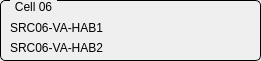
  <widget class="QGroupBox" name="GBCell6">
   <property name="geometry">
    <rect>
     <x>290</x>
     <y>160</y>
     <width>261</width>
     <height>61</height>
    </rect>
   </property>
   <property name="styleSheet">
    <string notr="true">QGroupBox {
    border: 1px solid black;
    border-radius: 5px;
    margin-top: 0.5em;
}

QGroupBox::title {
    subcontrol-origin: margin;
    left: 10px;
    padding: 0 3px 0 3px;
}</string>
   </property>
   <property name="title">
    <string>Cell 06</string>
   </property>
   <property name="checkable">
    <bool>false</bool>
   </property>
   <widget class="QLabel" name="label_21">
    <property name="geometry">
     <rect>
      <x>10</x>
      <y>20</y>
      <width>121</width>
      <height>16</height>
     </rect>
    </property>
    <property name="text">
     <string>SRC06-VA-HAB1</string>
    </property>
   </widget>
   <widget class="QLabel" name="label_42">
    <property name="geometry">
     <rect>
      <x>10</x>
      <y>40</y>
      <width>121</width>
      <height>16</height>
     </rect>
    </property>
    <property name="text">
     <string>SRC06-VA-HAB2</string>
    </property>
   </widget>
   <widget class="QESimpleShape" name="ledSRC6HAB1S2">
    <property name="geometry">
     <rect>
      <x>220</x>
      <y>20</y>
      <width>16</width>
      <height>16</height>
     </rect>
    </property>
    <property name="shape">
     <enum>QSimpleShape::circle</enum>
    </property>
    <property name="colour0" stdset="0">
     <color>
      <red>60</red>
      <green>20</green>
      <blue>20</blue>
     </color>
    </property>
    <property name="colour1" stdset="0">
     <color>
      <red>240</red>
      <green>5</green>
      <blue>5</blue>
     </color>
    </property>
    <property name="variable" stdset="0">
     <string>SRC$(v1)-VA-HAB1-FLS2:isInterlock</string>
    </property>
    <property name="variableSubstitutions" stdset="0">
     <string>v1=06</string>
    </property>
    <property name="edgeAlarmStateOption" stdset="0">
     <enum>QESimpleShape::Never</enum>
    </property>
    <property name="displayAlarmStateOption" stdset="0">
     <enum>QESimpleShape::Never</enum>
    </property>
   </widget>
   <widget class="QESimpleShape" name="ledSRC6HAB1S1">
    <property name="geometry">
     <rect>
      <x>150</x>
      <y>20</y>
      <width>16</width>
      <height>16</height>
     </rect>
    </property>
    <property name="shape">
     <enum>QSimpleShape::circle</enum>
    </property>
    <property name="colour0" stdset="0">
     <color>
      <red>60</red>
      <green>20</green>
      <blue>20</blue>
     </color>
    </property>
    <property name="colour1" stdset="0">
     <color>
      <red>240</red>
      <green>5</green>
      <blue>5</blue>
     </color>
    </property>
    <property name="flash0" stdset="0">
     <bool>false</bool>
    </property>
    <property name="flash1" stdset="0">
     <bool>false</bool>
    </property>
    <property name="variable" stdset="0">
     <string>SRC$(v1)-VA-HAB1-FLS1:isInterlock</string>
    </property>
    <property name="variableSubstitutions" stdset="0">
     <string>v1=06</string>
    </property>
    <property name="edgeAlarmStateOption" stdset="0">
     <enum>QESimpleShape::Never</enum>
    </property>
    <property name="displayAlarmStateOption" stdset="0">
     <enum>QESimpleShape::Never</enum>
    </property>
   </widget>
   <widget class="QESimpleShape" name="ledSRC6HAB2S2">
    <property name="geometry">
     <rect>
      <x>220</x>
      <y>40</y>
      <width>16</width>
      <height>16</height>
     </rect>
    </property>
    <property name="shape">
     <enum>QSimpleShape::circle</enum>
    </property>
    <property name="colour0" stdset="0">
     <color>
      <red>60</red>
      <green>20</green>
      <blue>20</blue>
     </color>
    </property>
    <property name="colour1" stdset="0">
     <color>
      <red>240</red>
      <green>5</green>
      <blue>5</blue>
     </color>
    </property>
    <property name="variable" stdset="0">
     <string>SRC$(v1)-VA-HAB2-FLS2:isInterlock</string>
    </property>
    <property name="variableSubstitutions" stdset="0">
     <string>v1=06</string>
    </property>
    <property name="edgeAlarmStateOption" stdset="0">
     <enum>QESimpleShape::Never</enum>
    </property>
    <property name="displayAlarmStateOption" stdset="0">
     <enum>QESimpleShape::Never</enum>
    </property>
   </widget>
   <widget class="QESimpleShape" name="ledSRC6HAB2S1">
    <property name="geometry">
     <rect>
      <x>150</x>
      <y>40</y>
      <width>16</width>
      <height>16</height>
     </rect>
    </property>
    <property name="shape">
     <enum>QSimpleShape::circle</enum>
    </property>
    <property name="colour0" stdset="0">
     <color>
      <red>60</red>
      <green>20</green>
      <blue>20</blue>
     </color>
    </property>
    <property name="colour1" stdset="0">
     <color>
      <red>240</red>
      <green>5</green>
      <blue>5</blue>
     </color>
    </property>
    <property name="flash0" stdset="0">
     <bool>false</bool>
    </property>
    <property name="flash1" stdset="0">
     <bool>false</bool>
    </property>
    <property name="variable" stdset="0">
     <string>SRC$(v1)-VA-HAB2-FLS1:isInterlock</string>
    </property>
    <property name="variableSubstitutions" stdset="0">
     <string>v1=06</string>
    </property>
    <property name="edgeAlarmStateOption" stdset="0">
     <enum>QESimpleShape::Never</enum>
    </property>
    <property name="displayAlarmStateOption" stdset="0">
     <enum>QESimpleShape::Never</enum>
    </property>
   </widget>
  </widget>
